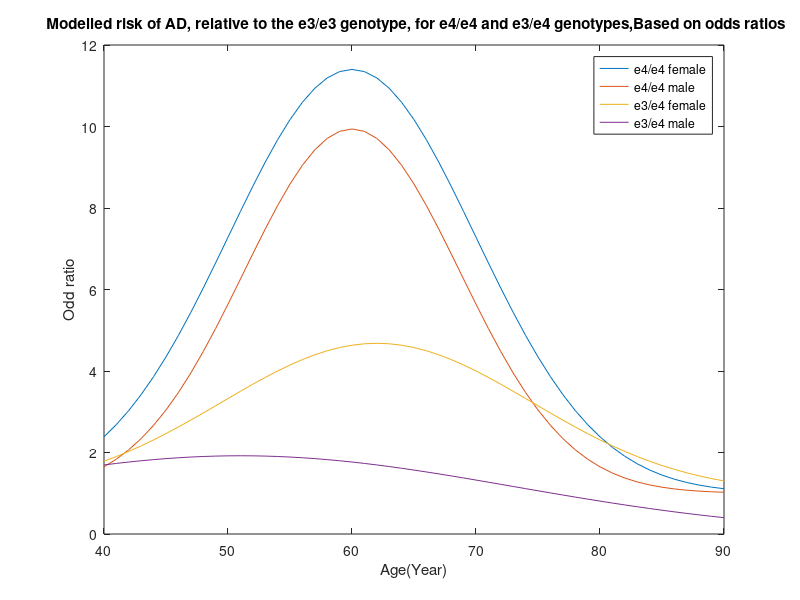

The MATLAB source for this figure:

x = 40 : 90 ;

% e4/e4 female
E1=10.4;
F1=0.00504;
G1=0;
H1=1;
k11=60;
k12=0;
rm1=0.94;
m=0.5;

P1 = exp(-F1 .* ((x-k11).^2) - G1.*(x-k12));
fi1= E1 .* P1 + H1;



%e4/e4 male
E2=8.94;
F2=0.00656;
G2=0;
H2=1;
k21=60;
k22=0;
rm2=0.6;
m2=0.5;

P2 = exp(-F2 .* ((x-k21).^2) - G2.*(x-k22));
fi2= E2 .* P2 + H2;


%female e3\e4
E3=3.68;
F3=0.00319;
G3=0;
H3=1;
k31=62;
k32=0;
rm3=0.94;
m3=0.5;

P3 = exp(-F3 .* ((x-k31).^2) - G3.*(x-k32));
fi3 = E3 .* P3 + H3;



%male e3\e4
E4=1.92;
F4=0.00103;
G4=0;
H4=0;
k41=51;
k42=0;
rm4=0.6;
m4=0.5;

P4 = exp(-F4 .* ((x-k41).^2) - G4.*(x-k42));
fi4= E4 .* P4 + H4;


plot(x,fi1,x,fi2,x,fi3,x,fi4);
legend('e4/e4 female','e4/e4 male','e3/e4 female','e3/e4 male');
title(' Modelled risk of AD, relative to the e3/e3 genotype, for e4/e4 and e3/e4 genotypes,Based on odds ratios');
xlabel('Age(Year)');
ylabel('Odd ratio');
